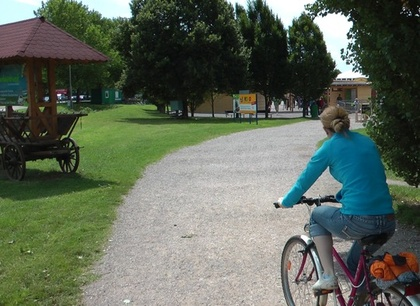
%> input picture segmentation_test/people05_0027.jpg, 420 x 306 px, shrunk from 540 x 394 before the run
$ octave exp11.m   (GNU Octave 9; MATLAB toolbox functions it lacks are replaced by stand-ins)
%> lines starting %> are read from the running program, lines starting %| are printed output that depends on the picture; in (x1, y1, x2, y2) boxes, pixels count from 0 and x2, y2 are one past the last pixel; in counts of white or black regions, pixels touching at a corner belong together; the program's own positions count from 1
### segmentation_test/segmentImg_bin.m
function [re_labelimg re_num re_labels] = segmentImg_bin(img,num,label_list)

[row_img column_img byte_img] = size(img);
[ximg yimg] = getPosImg(img);


data =  reshape(img,row_img*column_img,byte_img);
xdata = reshape(ximg,row_img*column_img,1);
ydata = reshape(yimg,row_img*column_img,1);

data = [data xdata ydata];

nordata = normalRowData(data);


[row_t column_t] = size(nordata);

if nargin == 2
    label_list = zeros(row_t,1);
end

for i = 1:num
    label_list = segmentBinary(nordata,label_list);
end

re_labelimg = reshape(label_list,row_img,column_img);
re_num      = 2^num;
re_labels   = label_list;

### segmentation_test/getPosImg.m
function [re_ximg re_yimg] = getPosImg(img)

[row_img column_img byte_img] = size(img);

re_ximg = zeros(row_img,column_img);
re_yimg = zeros(row_img,column_img);

for i = 1:row_img
    for j = 1:column_img
        re_ximg(i,j) = j;
        re_yimg(i,j) = i;
    end
end

### segmentation_test/normalRowData.m
function re_data = normalRowData(data)

[row_t column_t] = size(data);

for i = 1:column_t
    tempdata = data(:,i);
    value = max(tempdata);
    tempdata = tempdata/value;
    data(:,i) = tempdata;
end

re_data = data;

### segmentation_test/segmentBinary.m
function re_label = segmentBinary(data,labels)

maxlabel = max(labels);

for i = 0:maxlabel
    labels = clusterLabelData(data,labels,i);
end

re_label = labels;

### segmentation_test/colorLabelImg.m
function re_img = colorLabelImg(labelimg,colors)

[row_img column_img byte_img] = size(labelimg);
maxnum = max(max(labelimg));

if nargin == 1
    colors = rand(maxnum + 3,3) * 255;
end

re_img = zeros(row_img,column_img,3);

for i = 0:maxnum
    tempindex = labelimg == i;
    tempcolor = colors(i + 1,:);

    tempimg = re_img(:,:,1);
    tempimg(tempindex) = tempcolor(1);
    re_img(:,:,1) = tempimg;

    tempimg = re_img(:,:,2);
    tempimg(tempindex) = tempcolor(2);
    re_img(:,:,2) = tempimg;

    tempimg = re_img(:,:,3);
    tempimg(tempindex) = tempcolor(3);
    re_img(:,:,3) = tempimg;
end

### config/config_tool.m
[a,b,c] = fileparts(mfilename('fullpath')) ;
[a,b,c] = fileparts(a);
root = a ;

addpath(fullfile(root,'function'));
addpath(fullfile(root,'gmm'));
addpath(fullfile(root,'segmentation'));
addpath(fullfile(root,'segmentation_test'));
addpath(fullfile(root,'FelzenSegment'));


if systemJudge() == 1
%    addpath('~/projects/imageprocessing/common');
%    addpath('~/projects/imageprocessing/common_c');

    addpath('/data/projects/matrix/common_c');
    addpath('/data/projects/matrix/common');
    addpath('/data/projects/matrix/parallel_computing/function/');
    addpath('~/libs/SLIC_mex');
    run('~/libs/vlfeat-0.9.20/toolbox/vl_setup');

    addpath('~/libs/mexopencv/');
    addpath('~/libs/mexopencv/opencv_contrib/');
    addpath('~/libs/mexopencv/test/');
else

    if exist('E:') == 0
        addpath('D:\projects\matrix\imageprocessing\common');
        addpath('D:\projects\matrix\imageprocessing\common_c');
        addpath('D:\tools\SLIC_mex');
        run('D:\tools\vlfeat-0.9.20-bin\vlfeat-0.9.20\toolbox\vl_setup');
    else
        addpath('E:\projects\matrix\imageprocessing\common');
        addpath('E:\projects\matrix\imageprocessing\common_c');
        addpath('E:\tools\SLIC_mex');
        run('E:\tools\vlfeat-0.9.18-bin\vlfeat-0.9.18\toolbox\vl_setup');
    end
end

### segmentation_test/exp11.m
clear all
close all
clc

run('../config/config_tool');
%> (this line was passed over: systemJudge is not available in this run)


img = double(imread('people05_0027.jpg'));
% img = double(imread('cars1_01.jpg'));
% img = double(imread('cats03_0080.jpg'));

tic
[labelimg num labels] = segmentImg_bin(img,4);
%> after the loop in getPosImg, `for i = 1:row_img`:
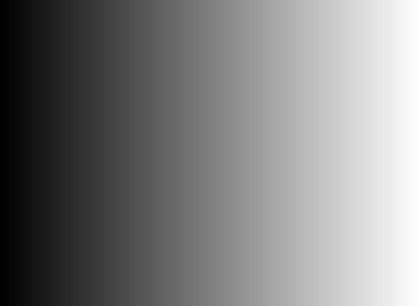
%> re_ximg: size 306x420 double; min 1, max 420, mean 210.5; drawn with min black and max white
%> after the loop in getPosImg, `for i = 1:row_img`:
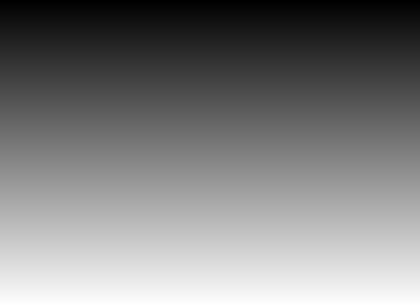
%> re_yimg: size 306x420 double; min 1, max 306, mean 153.5; drawn with min black and max white
%> the loop in normalRowData, `for i = 1:column_t` made 5 passes
%> value on passes 1 to 5: 255, 255, 255, 420, 306
%> the loop in segmentImg_bin, `for i = 1:num` made 4 passes
%> maxlabel in segmentBinary on passes 2 to 4: 1, 3, 7
%> in segmentImg_bin, `re_labelimg = reshape(label_list,row_img,column_img);`:
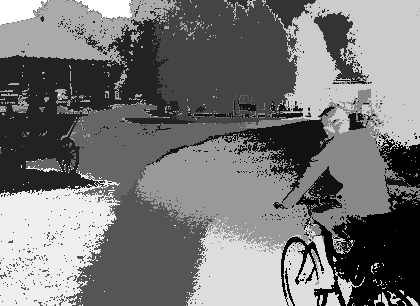
%> re_labelimg: size 306x420 double; min 0, max 15, mean 7; drawn with min black and max white
%> num = 16
time = toc

colorimg = colorLabelImg(labelimg);
%> in colorLabelImg, `maxnum = max(max(labelimg));`: maxnum = 15
%> the loop in colorLabelImg, `for i = 0:maxnum` made 16 passes
%> tempcolor on passes 1 to 12: [32.41 124 106], [232.5 229.8 25.3], [203.8 240.9 197.3], [233.8 170 187.2], [222.5 145.8 7.83], [173.7 55.07 113.9], [206.6 23.84 175], [132.3 208.9 7.68], [200.3 226.6 234.4], [48.23 198.7 245.4], [199.4 178.1 184.2], [113.4 107.1 20.03]
%> pass 1, in colorLabelImg, `tempindex = labelimg == i;`:
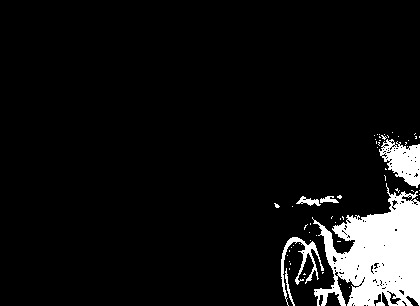
%> tempindex: size 306x420 logical; 7.8% white; 59 white regions (53 under 20 px), largest, box (x1, y1, x2, y2) and area: (312, 183, 420, 306) 7839, (379, 139, 420, 188) 1158, (281, 237, 324, 306) 611, (296, 196, 321, 206) 117, (285, 268, 295, 306) 82, (320, 196, 339, 203) 81
%> pass 2, in colorLabelImg, `tempindex = labelimg == i;`:
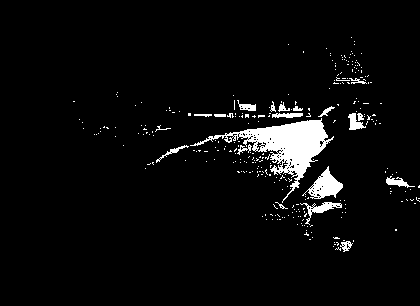
%> tempindex: size 306x420 logical; 4.4% white; 296 white regions (276 under 20 px), largest, box (x1, y1, x2, y2) and area: (190, 118, 334, 203) 3097, (302, 166, 343, 199) 589, (300, 202, 342, 225) 253
%> after the loop in colorLabelImg, `for i = 0:maxnum`:
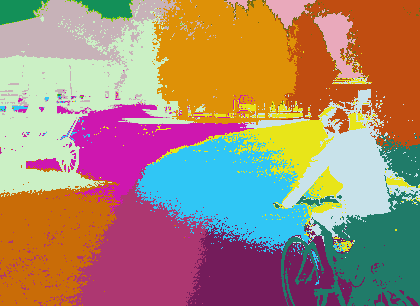
%> re_img: size 306x420x3 double; mean R, G, B 166.8, 137.6, 115.5
%> after the loop in colorLabelImg, `for i = 0:maxnum`:
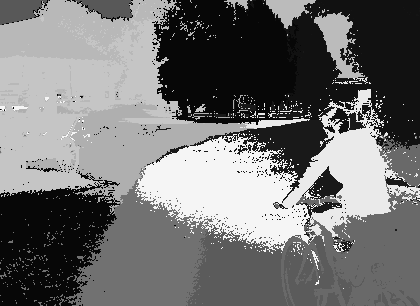
%> tempimg: size 306x420 double; min 7.49, max 245.4, mean 115.5

global g_displayMatrixImage;
g_displayMatrixImage = 1;
figure
displayMatrixImage(1,1,3,img,labelimg,colorimg)
%> (this line was passed over: displayMatrixImage is not available in this run)

$ run again, with segmentation_test/cars1_01.jpg copied over segmentation_test/people05_0027.jpg
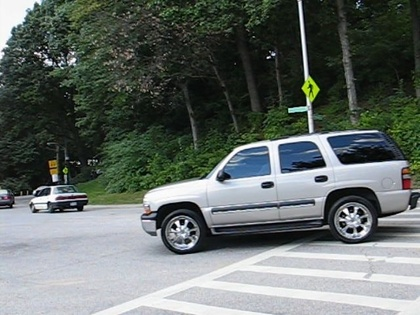
%> input picture segmentation_test/cars1_01.jpg, 420 x 315 px, shrunk from 640 x 480 before the run
%> the loop in normalRowData, `for i = 1:column_t` made 5 passes
%> value on passes 1 to 5: 255, 255, 255, 420, 315
%> the loop in segmentImg_bin, `for i = 1:num` made 4 passes
%> maxlabel in segmentBinary on passes 2 to 4: 1, 3, 7
%> num = 16
%> maxnum = 15
%> the loop in colorLabelImg, `for i = 0:maxnum` made 16 passes
%> tempcolor on passes 1 to 8: [32.41 124 106], [232.5 229.8 25.3], [203.8 240.9 197.3], [233.8 170 187.2], [222.5 145.8 7.83], [173.7 55.07 113.9], [206.6 23.84 175], [132.3 208.9 7.68]
%> pass 1, in colorLabelImg, `tempindex = labelimg == i;`:
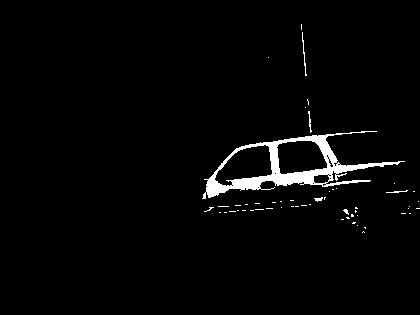
%> tempindex: size 315x420 logical; 2.5% white; 53 white regions (48 under 20 px), largest, box (x1, y1, x2, y2) and area: (202, 131, 405, 199) 2952, (302, 32, 307, 76) 53, (308, 111, 312, 133) 34, (386, 190, 408, 193) 28, (314, 197, 323, 202) 26
%> after the loop in colorLabelImg, `for i = 0:maxnum`:
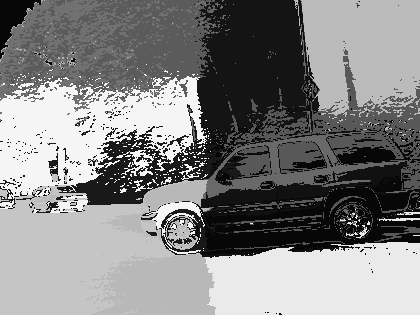
%> tempimg: size 315x420 double; min 7.49, max 245.4, mean 132.3

$ run again, with segmentation_test/cats03_0080.jpg copied over segmentation_test/people05_0027.jpg
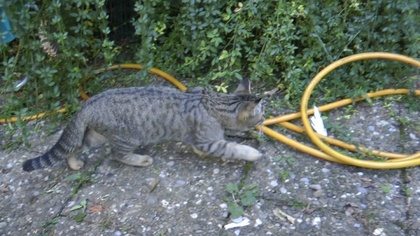
%> input picture segmentation_test/cats03_0080.jpg, 420 x 236 px, shrunk from 640 x 360 before the run
%> the loop in normalRowData, `for i = 1:column_t` made 5 passes
%> value on passes 1 to 5: 255, 255, 255, 420, 236
%> the loop in segmentImg_bin, `for i = 1:num` made 4 passes
%> maxlabel in segmentBinary on passes 2 to 4: 1, 3, 7
%> num = 16
%> maxnum = 15
%> the loop in colorLabelImg, `for i = 0:maxnum` made 16 passes
%> tempcolor on passes 1 to 8: [32.41 124 106], [232.5 229.8 25.3], [203.8 240.9 197.3], [233.8 170 187.2], [222.5 145.8 7.83], [173.7 55.07 113.9], [206.6 23.84 175], [132.3 208.9 7.68]
%> pass 1, in colorLabelImg, `tempindex = labelimg == i;`:
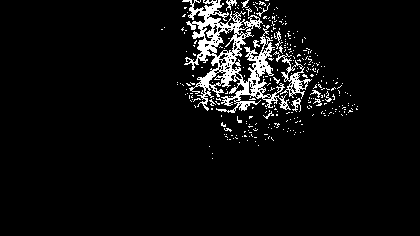
%> tempindex: size 236x420 logical; 5.7% white in thin lines or dots, all inside (x1, y1, x2, y2) = (161, 0, 358, 159)
%> after the loop in colorLabelImg, `for i = 0:maxnum`:
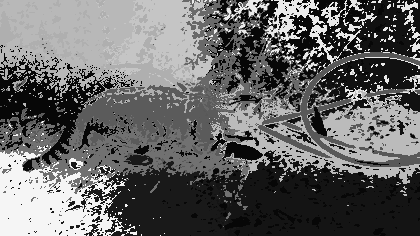
%> tempimg: size 236x420 double; min 7.49, max 245.4, mean 103.3
